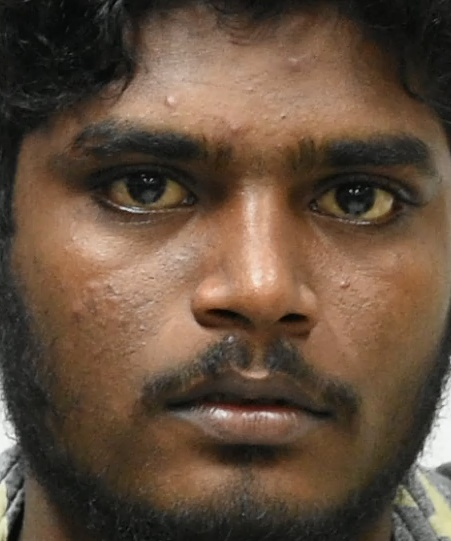
#> input picture ICFD_Samples/ICFD_Samples/Gallery/01/sub01_0001.jpg, 451 x 541 px; its folder holds only this picture in this run
$ python prepare_behavior_dataset.py
#> lines starting #> are read from the running program, lines starting #| are printed output that depends on the picture; after the words box and inside, x2 and y2 are one past the last pixel; in counts of white or black regions, pixels touching at a corner belong together
"""
Prepares the Classroom Behavior Dataset for YOLOv8 Training.
Synthesizes and formats classroom behavior training & validation sets
using real student features from ICFD_Samples across all 6 target behavior classes:
0: studying
1: sleeping
2: speaking
3: phone_use
4: raising_hand
5: distracted
"""

import os
import glob
import random
import numpy as np
import cv2

DATASET_ROOT = os.path.join(os.path.dirname(__file__), "dataset")
ICFD_PATH = r"D:\smaart class room\ICFD_Samples\ICFD_Samples\Gallery"

def create_dataset():
    print("[1/3] Setting up dataset folders...")
    for split in ["train", "val"]:
        os.makedirs(os.path.join(DATASET_ROOT, "images", split), exist_ok=True)
        os.makedirs(os.path.join(DATASET_ROOT, "labels", split), exist_ok=True)

    # Collect student photos from ICFD
    student_photos = glob.glob(os.path.join(ICFD_PATH, "*", "*.jpg"))
    print(f"[*] Found {len(student_photos)} real student reference photos in ICFD.")

    classes = {
        0: "studying",
        1: "sleeping",
        2: "speaking",
        3: "phone_use",
        4: "raising_hand",
        5: "distracted"
    }

    # Generate train and val samples
    random.seed(42)
    np.random.seed(42)

    def generate_split(split, num_samples):
#> called with split = 'train', num_samples = 60
        print(f"[2/3] Generating {num_samples} samples for {split} split...")
        for i in range(num_samples):
            cls_id = i % len(classes)

            # Base classroom desk background
            canvas = np.ones((640, 640, 3), dtype=np.uint8)
            # Classroom wall / lighting variation
            wall_color = (random.randint(210, 245), random.randint(215, 245), random.randint(220, 250))
            canvas[:, :] = wall_color

            # Desk surface
            desk_color = (random.randint(90, 140), random.randint(70, 110), random.randint(50, 80))
            cv2.rectangle(canvas, (40, 360), (600, 620), desk_color, -1)
            cv2.line(canvas, (40, 360), (600, 360), (40, 30, 20), 3)
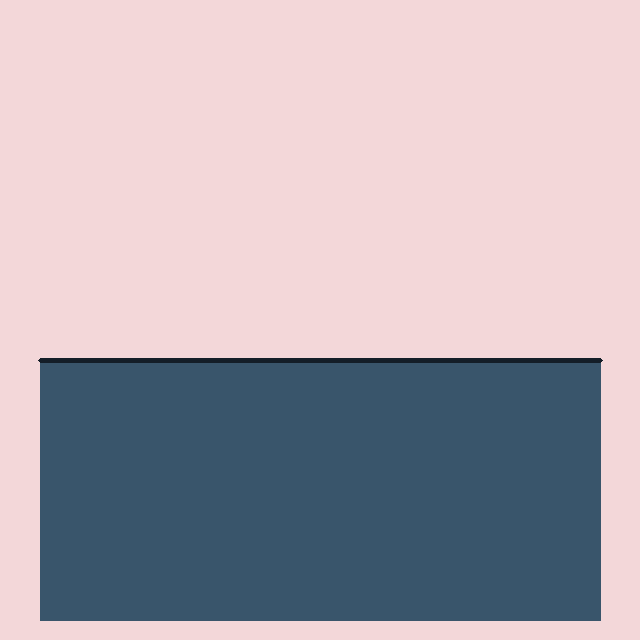
#> canvas: shape (640, 640, 3); mean of channels 0, 1, 2 176.9, 167.8, 175.7; drawn as B, G, R

            # Insert real student head/face if available
            head_center = (320, 240)
            head_radius = 65

            if student_photos:
                photo_path = random.choice(student_photos)
                s_img = cv2.imread(photo_path)
#> s_img is the input picture: shape (541, 451, 3); mean B, G, R 61.2, 78.5, 99
                if s_img is not None:
                    s_resized = cv2.resize(s_img, (130, 150))
                    # Apply behavior-specific visual modification
                    if cls_id == 1:  # sleeping: head resting on desk
                        head_center = (320, 350)
                        s_resized = cv2.rotate(s_resized, cv2.ROTATE_90_CLOCKWISE)
                    elif cls_id == 2: # speaking: head turned
                        s_resized = cv2.flip(s_resized, 1)

                    sh, sw, _ = s_resized.shape
#> sh = 150; sw = 130
                    y1 = max(0, head_center[1] - sh // 2)
#> y1 = 165
                    y2 = min(640, y1 + sh)
#> y2 = 315
                    x1 = max(0, head_center[0] - sw // 2)
#> x1 = 255
                    x2 = min(640, x1 + sw)
#> x2 = 385

                    canvas[y1:y2, x1:x2] = s_resized[:(y2-y1), :(x2-x1)]

            # Student torso
            torso_color = (random.randint(60, 180), random.randint(80, 160), random.randint(140, 220))
            cv2.rectangle(canvas, (210, 320), (430, 560), torso_color, -1)

            # Behavior specific visual props:
            if cls_id == 0:  # studying: open notebook on desk
                cv2.rectangle(canvas, (250, 400), (390, 480), (240, 240, 240), -1)
                cv2.rectangle(canvas, (250, 400), (390, 480), (100, 100, 100), 2)
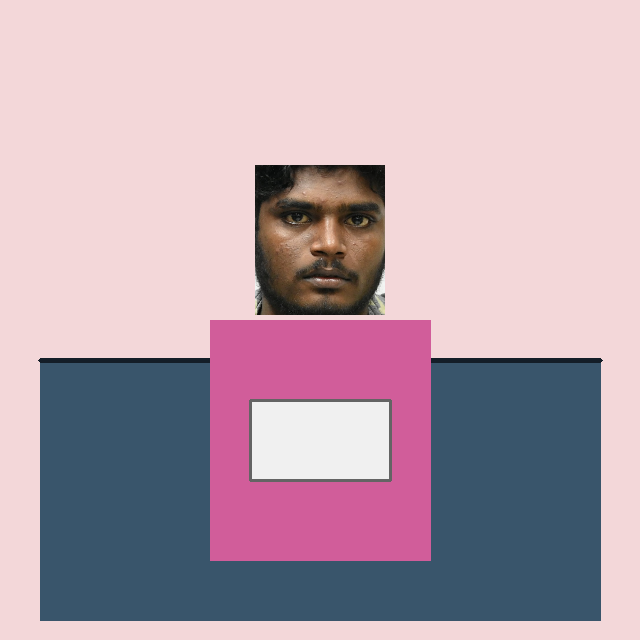
#> canvas: shape (640, 640, 3); mean of channels 0, 1, 2 175.6, 163.6, 185.4; drawn as B, G, R
            elif cls_id == 3:  # phone_use: smartphone
                cv2.rectangle(canvas, (280, 370), (360, 450), (20, 20, 20), -1)
                cv2.rectangle(canvas, (285, 375), (355, 445), (180, 200, 220), -1)
            elif cls_id == 4:  # raising_hand: raised arm
                cv2.rectangle(canvas, (370, 100), (420, 330), torso_color, -1)
                cv2.circle(canvas, (395, 90), 22, (200, 160, 140), -1)
            elif cls_id == 5:  # distracted: turned away
                cv2.arrowedLine(canvas, (320, 240), (460, 220), (0, 140, 255), 3)

            # Compute student bounding box (normalized YOLO coordinates)
            if cls_id == 4: # raising hand is taller
                bx, by, bw, bh = 0.50, 0.44, 0.58, 0.78
            elif cls_id == 1: # sleeping is lower
                bx, by, bw, bh = 0.50, 0.60, 0.60, 0.50
            else:
                bx, by, bw, bh = 0.50, 0.52, 0.55, 0.65

            img_filename = f"sample_{cls_id}_{i:03d}.jpg"
            lbl_filename = f"sample_{cls_id}_{i:03d}.txt"

            img_path = os.path.join(DATASET_ROOT, "images", split, img_filename)
            lbl_path = os.path.join(DATASET_ROOT, "labels", split, lbl_filename)

            cv2.imwrite(img_path, canvas)
            with open(lbl_path, "w") as f:
                f.write(f"{cls_id} {bx:.4f} {by:.4f} {bw:.4f} {bh:.4f}\n")

    generate_split("train", 60)
    generate_split("val", 18)
#> call 2 of generate_split, with split = 'val', num_samples = 18
#> in generate_split (call 2), `cls_id = i % len(classes)`: cls_id = 0
#> in generate_split (call 2), `cv2.rectangle(canvas, (40, 360), (600, 620), desk_color, -1)`:
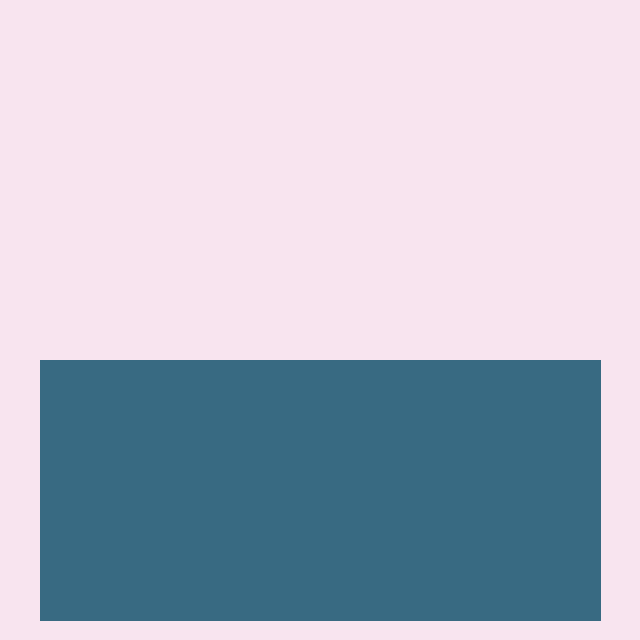
#> canvas: shape (640, 640, 3); mean of channels 0, 1, 2 200, 184.4, 179.4; drawn as B, G, R
#> in generate_split (call 2), `cv2.line(canvas, (40, 360), (600, 360), (40, 30, 20), 3)`:
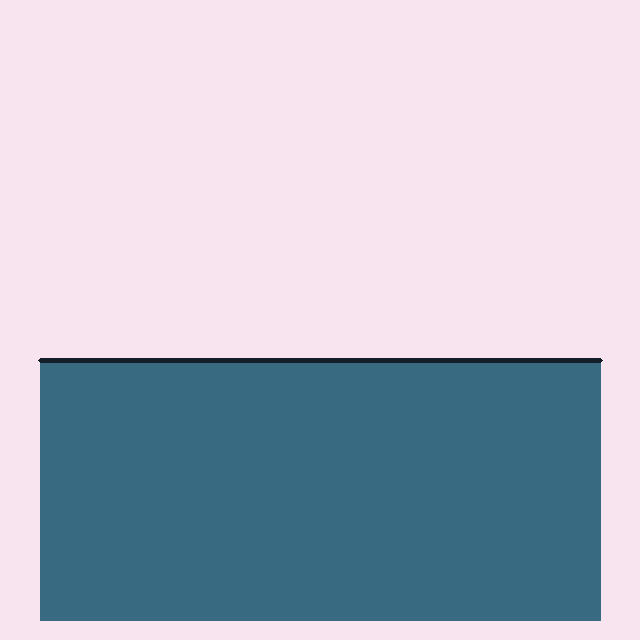
#> canvas: shape (640, 640, 3); 0.69% of pixels changed, all inside (x1, y1, x2, y2) = (38, 358, 603, 363); drawn as B, G, R
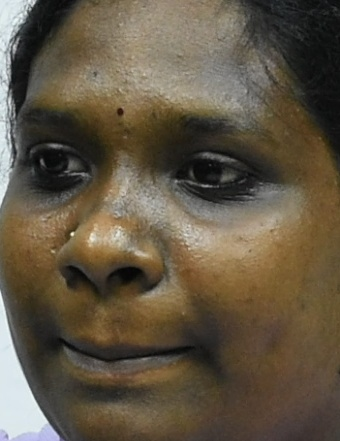
#> input picture ICFD_Samples/ICFD_Samples/Gallery/02/sub04_0077.jpg, 340 x 441 px
#> in generate_split, s_img is the input picture: shape (441, 340, 3); mean B, G, R 68.5, 86.4, 97.5
#> in generate_split (call 2), `s_resized = cv2.resize(s_img, (130, 150))`:
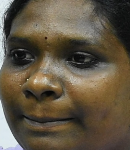
#> s_resized: shape (150, 130, 3); mean B, G, R 68.4, 86.3, 97.3
#> in generate_split (call 2), `cv2.rectangle(canvas, (250, 400), (390, 480), (100, 100, 100), 2)`:
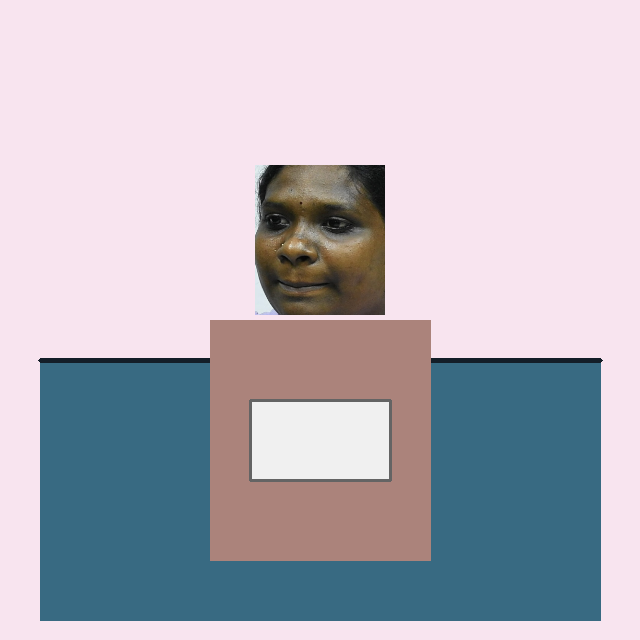
#> canvas: shape (640, 640, 3); mean of channels 0, 1, 2 191, 180.4, 184.1; drawn as B, G, R
#> in generate_split (call 2), `img_filename = f"sample_{cls_id}_{i:03d}.jpg"`: img_filename = 'sample_0_000.jpg'
#> in generate_split (call 2), `lbl_filename = f"sample_{cls_id}_{i:03d}.txt"`: lbl_filename = 'sample_0_000.txt'

    # Update dataset.yaml
    yaml_path = os.path.join(os.path.dirname(__file__), "dataset.yaml")
    clean_path = DATASET_ROOT.replace("\\", "/")
    yaml_content = f"""# Ultralytics YOLOv8 Behavior Dataset Configuration
path: {clean_path}
train: images/train
val: images/val

nc: 6
names:
  0: studying
  1: sleeping
  2: speaking
  3: phone_use
  4: raising_hand
  5: distracted
"""
    with open(yaml_path, "w") as f:
        f.write(yaml_content)

    print(f"[3/3] Updated {yaml_path}")
#| [3/3] Updated smart-classroom-portal/ai-engine/dataset.yaml
    print("[SUCCESS] Classroom behavior dataset created successfully!")

if __name__ == "__main__":
    create_dataset()
